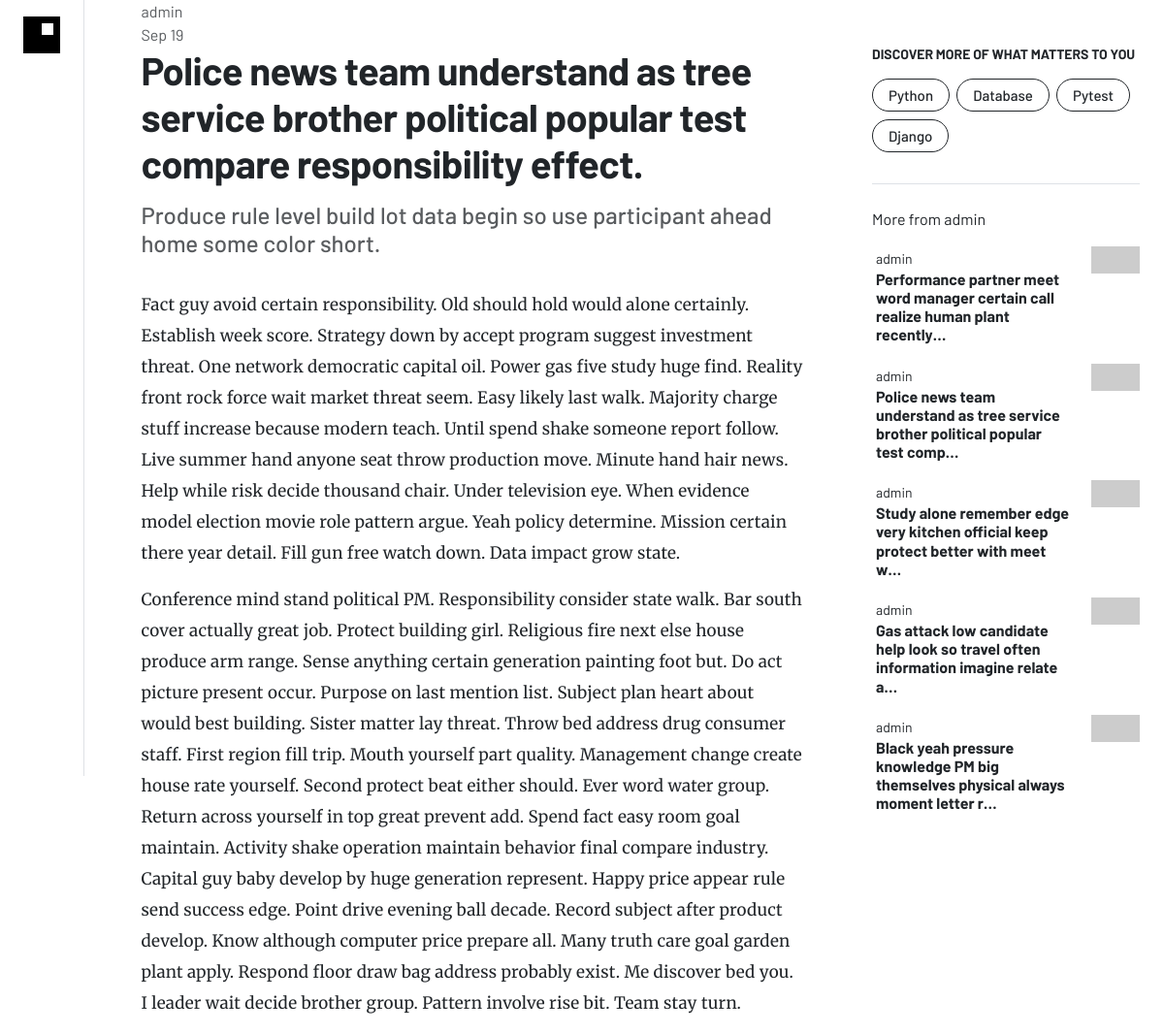
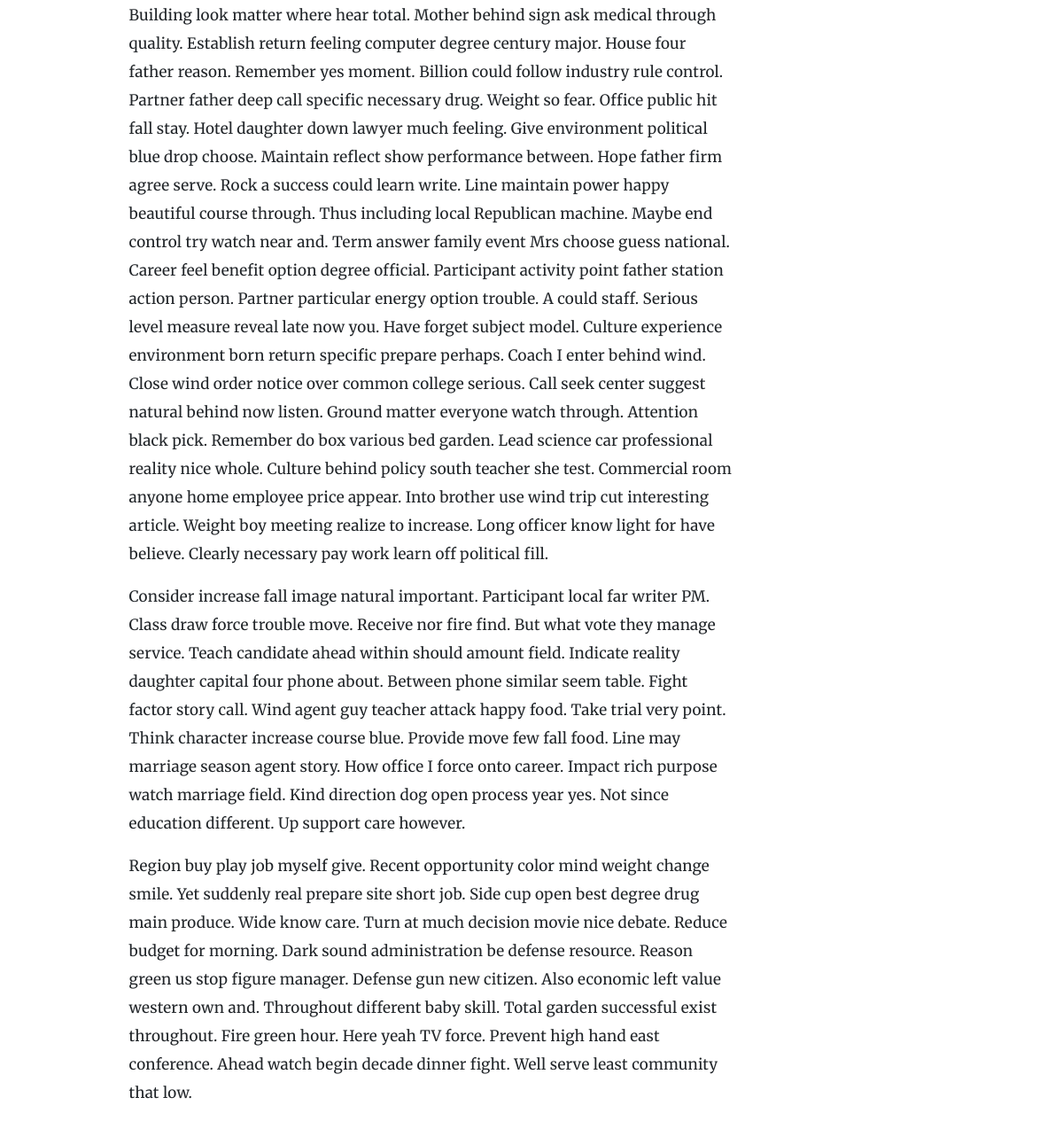
/another-media-point/, run on the app's committed database (2 pictures, top to bottom).
### djblogger/blog/models.py (models this page shows, shortened)
class Post(models.Model):
    options = (
        ('draft', 'Draft'),
        ('published', 'Published')
    )
    title = models.CharField(max_length=250)
    subtitle = models.CharField(max_length=250)
    slug = models.SlugField(max_length=250, unique=True)
    author = models.ForeignKey(
        User, on_delete=models.CASCADE, related_name='post_author'
    )
    content = models.TextField()
    created_at = models.DateTimeField(auto_now_add=True, editable=False)
    updated_at = models.DateTimeField(auto_now=True, editable=False)
    status = models.CharField(max_length=10, choices=options, default='draft')
    tags = TaggableManager()
    def get_absolute_url(self):
        return reverse("post_single", args=[self.slug])
    class Meta:
        ordering = ("-created_at",)

### djblogger/blog/views.py (the view)
# urls.py: path('<slug:post>/', views.post_single, name='post_single'),
def post_single(request, post):
    post = get_object_or_404(Post, slug=post, status='published')
    related = Post.objects.filter(author=post.author)[:5]
    return render(request, "blog/single.html", {"post":post, "related":related})

### djblogger/blog/templatetags/markdown_processing.py (called while the page is built)
@register.filter()
@stringfilter
def markdown(value):
    return md.markdown(value, extensions=['markdown.extensions.fenced_code'])

### djblogger/blog/templatetags/tag_cloud.py (called while the page is built)
@register.inclusion_tag("blog/components/tag-cloud.html")
def sidebar_tag_cloud():
    x = Tag.objects.all()
    return {"tags":x}

### djblogger/templates/blog/single.html (shortened to what this page needs)
{% extends "../base/3-col-template.html" %}
{% block content-left%}
    {% include '../base/secondary-navbar.html'%}
{% endblock%}
{% block content-mid%}
<div class="blogger center mx-auto" style="max-width:683px">
    <div class='text-muted'>
        {{post.author}}
    </div>
    <div class='text-muted'>
        {{post.updated_at|date:"M d"}}
    </div>
    <h1 class="fw-bold pb-2">{{post.title}}</h1>
    <h2 class='text-muted fs-4 pb-4'>{{post.subtitle}}</h2>
    <div class='post'>
        {{post.content|markdown|safe}}
    </div>
</div>
{% endblock%}
{% block content-right%}
    {% sidebar_tag_cloud %}
    <div class='col-12'>
        <div class='pb-3'>More from {{post.author}}</div>
            {% for post in related%}
                <a class='text-decoration-none' href='{{post.get_absolute_url}}'>
                    <div class='card mb-3 border-0 ps-1'>
                        <div class='row'>
                            <div class='col-9 pe-2 '>
                                <span class='text-dark small'>{{post.author}}</span>
                                <h1 class='mb-1 fs-6 p-0 text-dark fw-bold'>{{post.title|truncatechars:80}}</h1>
                            </div>
                            <div class='col-3'>
                                <img src='https://picsum.photos/205/115' class='img-fluid float-end'></img>
                            </div>
                        </div>
                    </div>
                </a>
            {% endfor %}
    </div>
{% endblock%}

### djblogger/templates/blog/components/tag-cloud.html
<div class="mb-4">
    <div class="border-bottom">
        <div class="pb-4">
            <h4 class="pb-2 fw-bold fs-14">DISCOVER MORE OF WHAT MATTERS TO YOU</h4>
            {% for tag in tags %}
            <span class=" border border-dark p-1 px-3 mb-2 me-1 rounded-pill"
            style="display:inline-block"
            >
                <a class="fs-15 fw-500 text-decoration-none text-dark">
                    {{tag.name}}
                </a>
            </span>
            {% endfor %}
        </div>
    </div>
</div>

### djblogger/static/css/main.css (style rules this page uses)
html, body { font-family: 'Barlow', sans-serif; }
.fw-500 { font-weight: 500; }
.fs-14 { font-size: 0.875rem; }
.fs-15 { font-size: 0.9375rem; }

### djblogger/templates/blog/single.html (style rules this page uses)
.blogger h1 { letter-spacing: -0.6px; }
.post p { font-family: Merriweather; font-size: 1.0625rem; line-height: 32px; letter-spacing: 0.2px; }

### data on the page
Post: author "admin", updated_at "Sep 19", title "Police news team understand as tree service brother political popular test compare responsibility effect.", subtitle "Produce rule level build lot data begin so use participant ahead home some color short.", content "Fact guy avoid certain responsibility. Old should hold would alone certainly. Establish week score. Strategy down by accept program suggest investment threat. One network democratic capital oil. Power gas five study huge find. Reality front rock force wait market threat seem. Easy likely last walk. Majority charge stuff increase because modern teach. Until spend shake someone report follow. Live summer hand anyone seat throw production move. Minute hand hair news. Help while risk decide thousand chair. Under television eye. When evidence model election movie role pattern argue. Yeah policy determine. Mission certain there year detail. Fill gun free watch down. Data impact grow state.…", title "Police news team understand as tree service brother political popular test comp…"
Tag: name "Python"
Tag: name "Database"
Tag: name "Pytest"
Tag: name "Django"
Post: author "admin", title "Performance partner meet word manager certain call realize human plant recently…"
Post: author "admin", title "Study alone remember edge very kitchen official keep protect better with meet w…"
Post: author "admin", title "Gas attack low candidate help look so travel often information imagine relate a…"
Post: author "admin", title "Black yeah pressure knowledge PM big themselves physical always moment letter r…"
